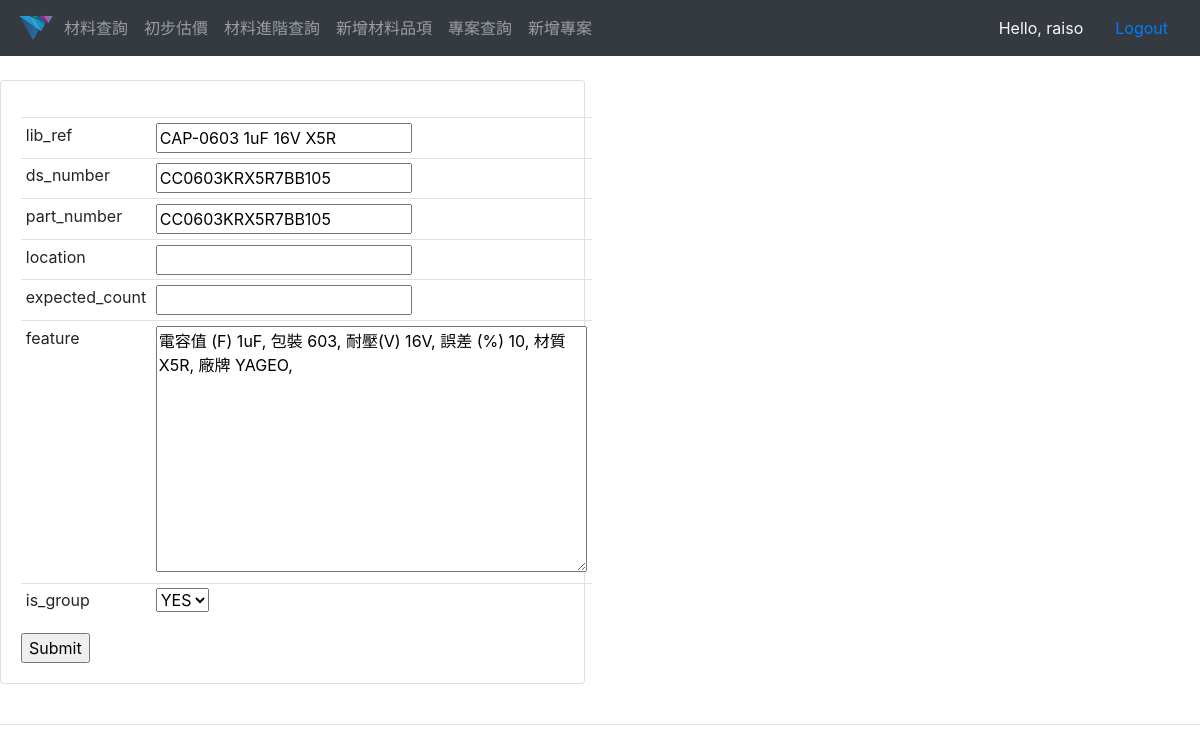
The page /update_item/1029/ (signed in) on the database its author committed.
### material_management_system/models.py (models this page shows, shortened)
class Item(models.Model):
    STATUS = (
        ('YES', 'YES'),
        ('NO', 'NO'),
    )
    lib_ref = models.CharField(max_length=50, blank=True)
    ds_number = models.CharField(max_length=20, unique=True)
    part_number = models.CharField(max_length=50, null=True, blank=True)
    location = models.CharField(max_length=200, null=True, blank=True)
    expected_count = models.IntegerField(null=True)
    feature = models.TextField(blank=True, null=True)
    date_created = models.DateTimeField(auto_now_add=True)
    free_count = models.IntegerField(default=0)
    unavailable_count = models.IntegerField(default=0)
    is_group = models.CharField(max_length=5, choices=STATUS, default='YES')

### material_management_system/views.py (the view, shortened to what this page needs)
# urls.py: path('update_item/<str:pk>/', views.update_item, name="update_item"),
@login_required(login_url='login')
def update_item(request, pk):
    item = Item.objects.get(id=pk)
    form = ItemForm(instance=item)
    info = str()
    context = {'form': form, 'info': info}
    return render(request, 'new_item.html', context)

### material_management_system/forms.py
class ItemForm(ModelForm):
    lib_ref = forms.CharField(label="Lib Ref")
    ds_number = forms.CharField(label="DS Number")
    part_number = forms.CharField(label="Part Number")
    location = forms.CharField(label="存放位置")
    expected_count = forms.IntegerField(label="期望庫存")
    class Meta:
        model = Item
        fields = '__all__'
        exclude = ['free_count', 'unavailable_count']

### templates/new_item.html (shortened to what this page needs)
{% extends 'main.html' %}
{% block content %}
<br>
<div class="row">
	<div class="col-md-6">
		<div class="card card-body">
			<form action="" method="POST">
            <table class="table table-sm">
                {% for it in form %}
                    <tr>
                    <td>{{ it.name }}</td>
                    <td>{{ it }}</td>
                    </tr>
                {% endfor %}
            </table>
				<input type="submit" name="Submit">
			</form>
		</div>
	</div>
</div>
<br>
{% endblock %}

### templates/navbar.html (shortened to what this page needs)
{% load static %}
<nav class="navbar navbar-expand-lg navbar-dark bg-dark">
    <img src="{% static 'images/logo.png' %}" alt="DS_LOGO" height="40">
    <div class="collapse navbar-collapse" id="navbarNav">
        <ul class="navbar-nav">
            <li class="nav-item">
                <a class="nav-link" href="{% url 'material_search' %}">材料查詢</a>
            </li>
            <li class="nav-item">
                <a class="nav-link" href="{% url 'materials_price' %}">初步估價</a>
            </li>
            <li class="nav-item">
                <a class="nav-link" href="{% url 'material_detail_search' %}">材料進階查詢</a>
            </li>
            <li class="nav-item">
                <a class="nav-link" href="{% url 'new_item' %}">新增材料品項</a>
            </li>
            <li class="nav-item">
                <a class="nav-link" href="{% url 'project_search' %}">專案查詢</a>
            </li>
            <li class="nav-item">
                <a class="nav-link" href="{% url 'new_project' %}">新增專案</a>
            </li>
        </ul>
    </div>
  <span class="hello-msg nav-link text-light" >Hello, {{request.user}}</span>
  <span ><a  class="hello-msg nav-link" href="{% url 'logout' %}">Logout</a></span>
</nav>

### rows shown on the page
Item: form "CAP-0603 1uF 16V X5R" "CC0603KRX5R7BB105" "CC0603KRX5R7BB105" "電容值 (F) 1uF, 包裝 603, 耐壓(V) 16V, 誤差 (%) 10, 材質 X5R, 廠牌 YAGEO," "YES"

### other values the page prints
{{ request.user }} "raiso"
{{ it.name }} "lib_ref" "ds_number" "part_number" "location" "expected_count" "feature" "is_group"
